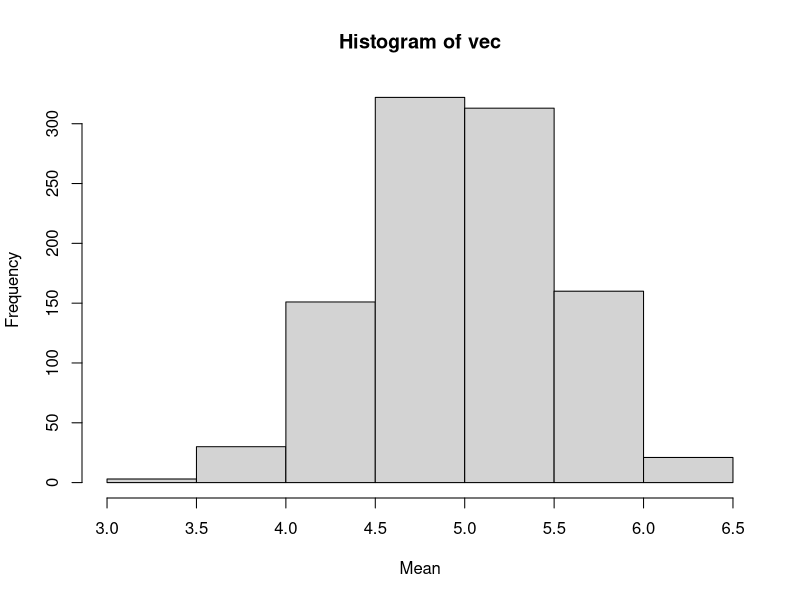
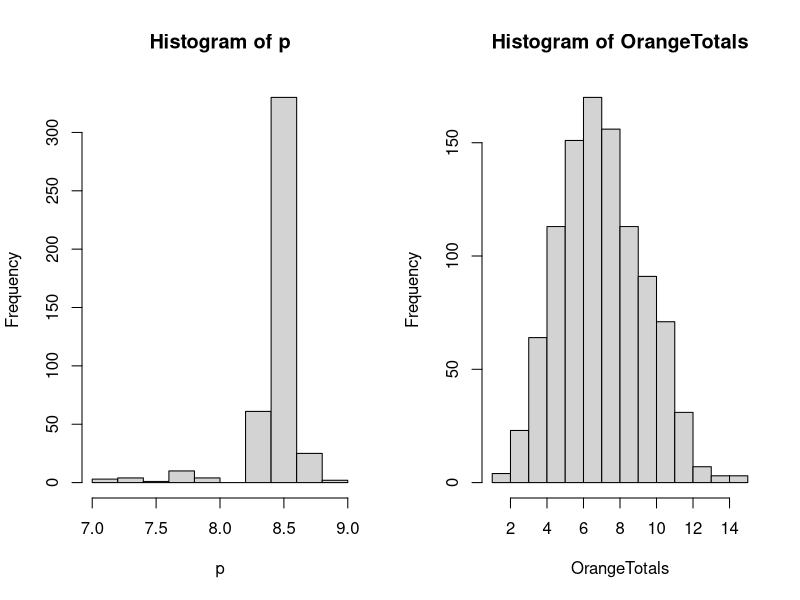
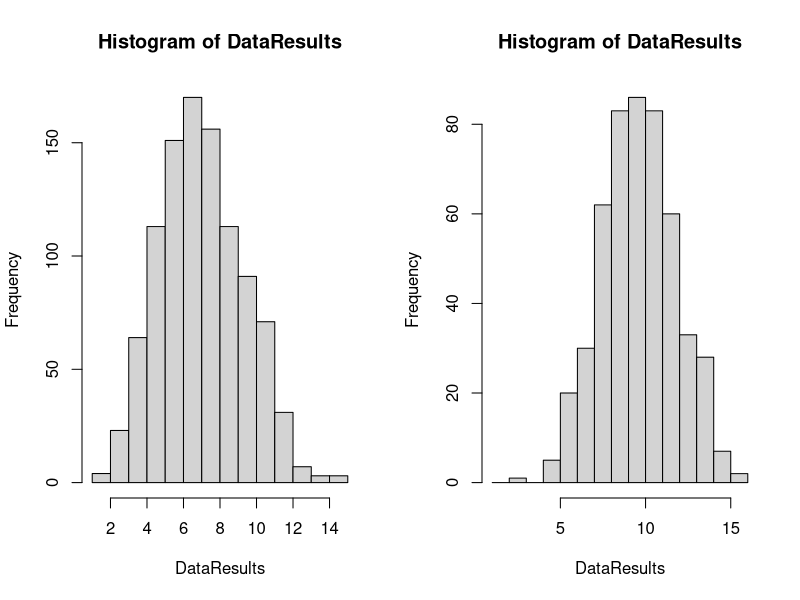
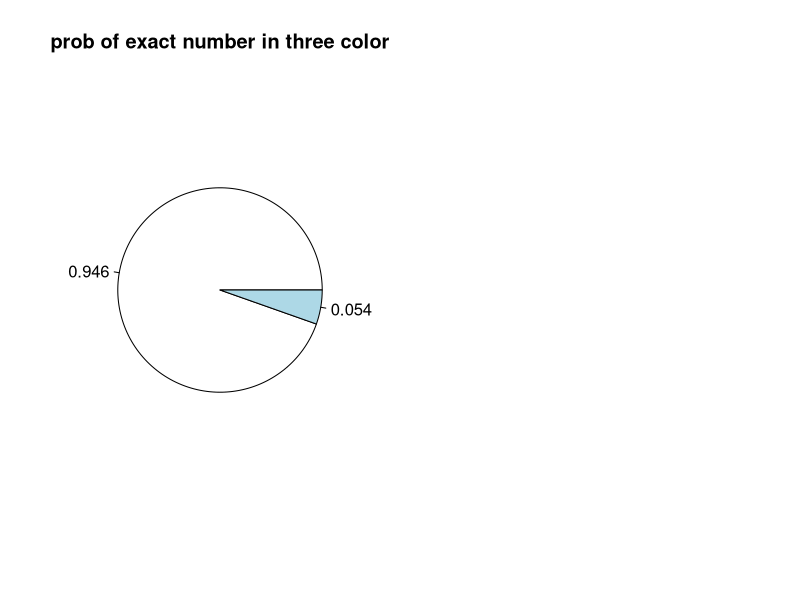

The R script that drew these images, in order:
## ---- chunk 1
knitr::opts_chunk$set(echo = TRUE)
## ---- chunk 2
data <- runif(30,0,10)
mean(data)
## ---- chunk 3
set.seed(123123)
vec <- c()
for(i in 1:1000)
{
  data <- runif(30,0,10)
  vec <- c(vec,mean(data))
}
## ---- chunk 4
hist(vec, xlab = "Mean")
## ---- chunk 5
suit <- rep(c("Heart", "Diamond", "Spade", "Club"), each = 13)
color <- rep(c("Red", "Black"), each = 26)
value <- rep(c(2:10, "Jack", "Queen", "King", "Ace"), times = 4)
card_deck <- data.frame(suit, color, value)
## ---- chunk 6
FourOfAKind <- function(df)
{
  count <- 0
  done <- F
  j <- 1
  while(!done && j < 6)
  {
    count <- 0
    for(i in 1:5)
    {
      if(df[j,3] == df[i,3])
      {
        count <- count + 1
      }
    }
    if(count == 4)
    {
      done <- T
    }
    j <- j + 1
  }
  
  if(count == 4)
  {
    return("four of a kind")
  }
  else{
    return("other")
  }
}
## ---- chunk 7
ThreeOfAKind <- function(df)
{
  count <- 0
  done <- F
  j <- 1
  while(!done && j < 6)
  {
    count <- 0
    for(i in 1:5)
    {
      if(df[j,3] == df[i,3])
      {
        count <- count + 1
      }
    }
    if(count == 3)
    {
      done <- T
    }
    j <- j + 1
  }
  
  if(count == 3)
  {
    return("three of a kind")
  }
  else{
    return("other")
  }
}

## ---- chunk 8
set.seed(12398)
vec <- c()
for(i in 1:1000)
{
  cards <- card_deck[sample.int(52,5),]
  vec <- c(vec,FourOfAKind(cards))
}

## ---- chunk 9
genData <- function(ProbabilityOfOrange,NumberCandies)
{
  CandyColor <- c("orange","non-orange")
  probs <- c(ProbabilityOfOrange, 1- ProbabilityOfOrange)
  count <- 0
  vec <- sample(CandyColor,NumberCandies,prob = probs,replace = T)
  return(table(vec)[2])
}
## ---- chunk 10
OrangeTotals <- replicate(1000, genData(0.25,30))
table(OrangeTotals)
## ---- chunk 11
set.seed(26)
i <- 2
data <- replicate(25,genData(0.25,30))
p <- c()
for(i in 1:25)
{
  p <- c(p, sum(data[1:i]) / i)
}
while(abs(p[i] - p[i-1]) > 0.001)
{
  if(i > 24)
  {
    data <- c(data, genData(0.25,30))
    p <- c(p, sum(data[1:i + 1]) / i + 1)
  }
  i <- i + 1
}


## ---- chunk 12
par(mfrow = c(1,2))
hist(p)
hist(OrangeTotals)
## ---- chunk 13
genPlot <- function(DataResults,NumberCandies)
{
  hist(DataResults, breaks = 1:max(DataResults))
  res <- c("mean" = sum(DataResults) / sum(NumberCandies),
           "standard deviation" = sd(DataResults))
}
## ---- chunk 14
genPlot(OrangeTotals,1000*30)

## ---- chunk 15
genPlot(replicate(500,genData(0.5,20)),500*20)
## ---- chunk 16
resses <- function(prob,times)
{
  col = c("R","G", "B")
  vec <- sample(col, times, replace = T,prob = prob)
  t <- table(vec)
  return(t[1] == t[2] && t[2] == t[3])
}
resses(c(0.3,0.3,0.3),15)
## ---- chunk 17
set.seed(200)
vec <- replicate(500,resses(c(0.3,0.3,0.3),15))
vec[1:10]
## ---- chunk 18
lab <- c(table(vec)[1]/500, table(vec)[2]/500)
pie(table(vec), labels = lab, main = "prob of exact number in three color")
